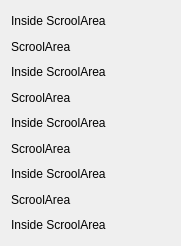
          <widget class="QWidget" name="scrollAreaWidgetContentsDis">
           <property name="geometry">
            <rect>
             <x>0</x>
             <y>0</y>
             <width>181</width>
             <height>246</height>
            </rect>
           </property>
           <layout class="QVBoxLayout" name="verticalLayout_3">
            <item>
             <widget class="QLabel" name="label_84">
              <property name="toolTip">
               <string>This is a tool tip</string>
              </property>
              <property name="statusTip">
               <string>This is a status tip</string>
              </property>
              <property name="whatsThis">
               <string>This is &quot;what is this&quot;</string>
              </property>
              <property name="text">
               <string>Inside ScroolArea</string>
              </property>
             </widget>
            </item>
            <item>
             <widget class="QLabel" name="label_85">
              <property name="toolTip">
               <string>This is a tool tip</string>
              </property>
              <property name="statusTip">
               <string>This is a status tip</string>
              </property>
              <property name="whatsThis">
               <string>This is &quot;what is this&quot;</string>
              </property>
              <property name="text">
               <string>ScroolArea </string>
              </property>
             </widget>
            </item>
            <item>
             <widget class="QLabel" name="label_86">
              <property name="toolTip">
               <string>This is a tool tip</string>
              </property>
              <property name="statusTip">
               <string>This is a status tip</string>
              </property>
              <property name="whatsThis">
               <string>This is &quot;what is this&quot;</string>
              </property>
              <property name="text">
               <string>Inside ScroolArea </string>
              </property>
             </widget>
            </item>
            <item>
             <widget class="QLabel" name="label_87">
              <property name="toolTip">
               <string>This is a tool tip</string>
              </property>
              <property name="statusTip">
               <string>This is a status tip</string>
              </property>
              <property name="whatsThis">
               <string>This is &quot;what is this&quot;</string>
              </property>
              <property name="text">
               <string>ScroolArea</string>
              </property>
             </widget>
            </item>
            <item>
             <widget class="QLabel" name="label_88">
              <property name="toolTip">
               <string>This is a tool tip</string>
              </property>
              <property name="statusTip">
               <string>This is a status tip</string>
              </property>
              <property name="whatsThis">
               <string>This is &quot;what is this&quot;</string>
              </property>
              <property name="text">
               <string>Inside ScroolArea</string>
              </property>
             </widget>
            </item>
            <item>
             <widget class="QLabel" name="label_89">
              <property name="toolTip">
               <string>This is a tool tip</string>
              </property>
              <property name="statusTip">
               <string>This is a status tip</string>
              </property>
              <property name="whatsThis">
               <string>This is &quot;what is this&quot;</string>
              </property>
              <property name="text">
               <string>ScroolArea</string>
              </property>
             </widget>
            </item>
            <item>
             <widget class="QLabel" name="label_90">
              <property name="toolTip">
               <string>This is a tool tip</string>
              </property>
              <property name="statusTip">
               <string>This is a status tip</string>
              </property>
              <property name="whatsThis">
               <string>This is &quot;what is this&quot;</string>
              </property>
              <property name="text">
               <string>Inside ScroolArea</string>
              </property>
             </widget>
            </item>
            <item>
             <widget class="QLabel" name="label_91">
              <property name="toolTip">
               <string>This is a tool tip</string>
              </property>
              <property name="statusTip">
               <string>This is a status tip</string>
              </property>
              <property name="whatsThis">
               <string>This is &quot;what is this&quot;</string>
              </property>
              <property name="text">
               <string>ScroolArea</string>
              </property>
             </widget>
            </item>
            <item>
             <widget class="QLabel" name="label_92">
              <property name="toolTip">
               <string>This is a tool tip</string>
              </property>
              <property name="statusTip">
               <string>This is a status tip</string>
              </property>
              <property name="whatsThis">
               <string>This is &quot;what is this&quot;</string>
              </property>
              <property name="text">
               <string>Inside ScroolArea</string>
              </property>
             </widget>
            </item>
           </layout>
          </widget>
